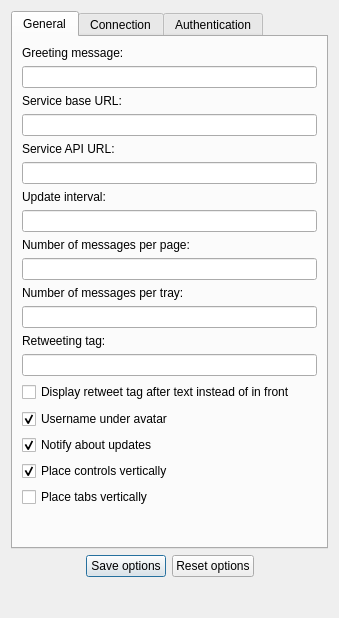
<ui version="4.0" >
 <class>OptionsDialog</class>
 <widget class="QDialog" name="OptionsDialog" >
  <property name="geometry" >
   <rect>
    <x>0</x>
    <y>0</y>
    <width>339</width>
    <height>618</height>
   </rect>
  </property>
  <property name="windowTitle" >
   <string>Options</string>
  </property>
  <layout class="QGridLayout" >
   <item row="0" column="0" >
    <layout class="QVBoxLayout" >
     <item>
      <widget class="QTabWidget" name="tabWidget" >
       <property name="currentIndex" >
        <number>0</number>
       </property>
       <widget class="QWidget" name="tab" >
        <attribute name="title" >
         <string>General</string>
        </attribute>
        <layout class="QGridLayout" >
         <item row="0" column="0" >
          <layout class="QVBoxLayout" >
           <property name="spacing" >
            <number>-1</number>
           </property>
           <item>
            <widget class="QLabel" name="label_11" >
             <property name="text" >
              <string>Greeting message:</string>
             </property>
            </widget>
           </item>
           <item>
            <widget class="QLineEdit" name="greetingMessageLineEdit" />
           </item>
           <item>
            <widget class="QLabel" name="label_5" >
             <property name="text" >
              <string>Service base URL:</string>
             </property>
            </widget>
           </item>
           <item>
            <widget class="QLineEdit" name="serviceBaseURLLineEdit" />
           </item>
           <item>
            <widget class="QLabel" name="label_10" >
             <property name="text" >
              <string>Service API URL:</string>
             </property>
            </widget>
           </item>
           <item>
            <widget class="QLineEdit" name="serviceAPIURLLineEdit" />
           </item>
           <item>
            <widget class="QLabel" name="label_3" >
             <property name="text" >
              <string>Update interval:</string>
             </property>
             <property name="buddy" >
              <cstring>intervalLineEdit</cstring>
             </property>
            </widget>
           </item>
           <item>
            <widget class="QLineEdit" name="intervalLineEdit" />
           </item>
           <item>
            <widget class="QLabel" name="label_4" >
             <property name="text" >
              <string>Number of messages per page:</string>
             </property>
             <property name="buddy" >
              <cstring>intervalLineEdit</cstring>
             </property>
            </widget>
           </item>
           <item>
            <widget class="QLineEdit" name="messagesPerPageLineEdit" />
           </item>
           <item>
            <widget class="QLabel" name="label_12" >
             <property name="text" >
              <string>Number of messages per tray:</string>
             </property>
             <property name="buddy" >
              <cstring>intervalLineEdit</cstring>
             </property>
            </widget>
           </item>
           <item>
            <widget class="QLineEdit" name="messagesPerTrayLineEdit" />
           </item>
           <item>
            <widget class="QLabel" name="label_13" >
             <property name="text" >
              <string>Retweeting tag:</string>
             </property>
            </widget>
           </item>
           <item>
            <widget class="QLineEdit" name="retweetTagEdit" />
           </item>
           <item>
            <widget class="QCheckBox" name="retweetAtEnd" >
             <property name="text" >
              <string>Display retweet tag after text instead of in front</string>
             </property>
            </widget>
           </item>
           <item>
            <spacer name="verticalSpacer" >
             <property name="orientation" >
              <enum>Qt::Vertical</enum>
             </property>
             <property name="sizeType" >
              <enum>QSizePolicy::Fixed</enum>
             </property>
             <property name="sizeHint" stdset="0" >
              <size>
               <width>20</width>
               <height>1</height>
              </size>
             </property>
            </spacer>
           </item>
           <item>
            <widget class="QCheckBox" name="usernameUnderAvatarCheckBox" >
             <property name="text" >
              <string>Username under avatar</string>
             </property>
             <property name="checked" >
              <bool>true</bool>
             </property>
            </widget>
           </item>
           <item>
            <widget class="QCheckBox" name="updatesNotificationCheckBox" >
             <property name="text" >
              <string>Notify about updates</string>
             </property>
             <property name="checked" >
              <bool>true</bool>
             </property>
            </widget>
           </item>
           <item>
            <widget class="QCheckBox" name="verticalControlCheckBox" >
             <property name="text" >
              <string>Place controls vertically</string>
             </property>
             <property name="checked" >
              <bool>true</bool>
             </property>
            </widget>
           </item>
           <item>
            <widget class="QCheckBox" name="placeTabsVerticallyCheckBox" >
             <property name="text" >
              <string>Place tabs vertically</string>
             </property>
            </widget>
           </item>
          </layout>
         </item>
         <item row="1" column="0" >
          <spacer>
           <property name="orientation" >
            <enum>Qt::Vertical</enum>
           </property>
           <property name="sizeHint" stdset="0" >
            <size>
             <width>20</width>
             <height>40</height>
            </size>
           </property>
          </spacer>
         </item>
        </layout>
       </widget>
       <widget class="QWidget" name="tab_2" >
        <attribute name="title" >
         <string>Connection</string>
        </attribute>
        <layout class="QGridLayout" >
         <item row="0" column="0" >
          <layout class="QVBoxLayout" >
           <item>
            <widget class="QCheckBox" name="useProxyCheckBox" >
             <property name="text" >
              <string>use proxy</string>
             </property>
            </widget>
           </item>
           <item>
            <widget class="QLabel" name="label_8" >
             <property name="text" >
              <string>Proxy address:</string>
             </property>
             <property name="buddy" >
              <cstring>proxyAddressLineEdit</cstring>
             </property>
            </widget>
           </item>
           <item>
            <widget class="QLineEdit" name="proxyAddressLineEdit" />
           </item>
           <item>
            <widget class="QLabel" name="label_9" >
             <property name="text" >
              <string>Proxy port:</string>
             </property>
             <property name="buddy" >
              <cstring>proxyPortLineEdit</cstring>
             </property>
            </widget>
           </item>
           <item>
            <widget class="QLineEdit" name="proxyPortLineEdit" />
           </item>
           <item>
            <widget class="QLabel" name="label_6" >
             <property name="text" >
              <string>Proxy username:</string>
             </property>
             <property name="buddy" >
              <cstring>proxyUsernameLineEdit</cstring>
             </property>
            </widget>
           </item>
           <item>
            <widget class="QLineEdit" name="proxyUsernameLineEdit" />
           </item>
           <item>
            <widget class="QLabel" name="label_7" >
             <property name="text" >
              <string>Proxy password:</string>
             </property>
             <property name="buddy" >
              <cstring>proxyPasswordLineEdit</cstring>
             </property>
            </widget>
           </item>
           <item>
            <widget class="QLineEdit" name="proxyPasswordLineEdit" >
             <property name="echoMode" >
              <enum>QLineEdit::Password</enum>
             </property>
            </widget>
           </item>
           <item>
            <widget class="QCheckBox" name="proxySavePasswordCheckBox" >
             <property name="text" >
              <string>save proxy password</string>
             </property>
            </widget>
           </item>
           <item>
            <spacer>
             <property name="orientation" >
              <enum>Qt::Vertical</enum>
             </property>
             <property name="sizeHint" stdset="0" >
              <size>
               <width>20</width>
               <height>40</height>
              </size>
             </property>
            </spacer>
           </item>
          </layout>
         </item>
        </layout>
       </widget>
       <widget class="QWidget" name="tab_3" >
        <attribute name="title" >
         <string>Authentication</string>
        </attribute>
        <layout class="QGridLayout" >
         <item row="0" column="0" >
          <layout class="QVBoxLayout" >
           <item>
            <widget class="QLabel" name="label" >
             <property name="text" >
              <string>Username or email:</string>
             </property>
             <property name="buddy" >
              <cstring>usernameLineEdit</cstring>
             </property>
            </widget>
           </item>
           <item>
            <widget class="QLineEdit" name="usernameLineEdit" />
           </item>
           <item>
            <widget class="QLabel" name="label_2" >
             <property name="text" >
              <string>Password:</string>
             </property>
             <property name="buddy" >
              <cstring>passwordLineEdit</cstring>
             </property>
            </widget>
           </item>
           <item>
            <widget class="QLineEdit" name="passwordLineEdit" >
             <property name="echoMode" >
              <enum>QLineEdit::Password</enum>
             </property>
            </widget>
           </item>
           <item>
            <widget class="QCheckBox" name="savePasswordCheckBox" >
             <property name="text" >
              <string>save password</string>
             </property>
            </widget>
           </item>
           <item>
            <spacer>
             <property name="orientation" >
              <enum>Qt::Vertical</enum>
             </property>
             <property name="sizeHint" stdset="0" >
              <size>
               <width>20</width>
               <height>40</height>
              </size>
             </property>
            </spacer>
           </item>
          </layout>
         </item>
        </layout>
       </widget>
      </widget>
     </item>
     <item>
      <layout class="QVBoxLayout" >
       <item>
        <layout class="QHBoxLayout" >
         <item>
          <spacer>
           <property name="orientation" >
            <enum>Qt::Horizontal</enum>
           </property>
           <property name="sizeHint" stdset="0" >
            <size>
             <width>40</width>
             <height>20</height>
            </size>
           </property>
          </spacer>
         </item>
         <item>
          <layout class="QHBoxLayout" >
           <item>
            <widget class="QPushButton" name="savePushButton" >
             <property name="text" >
              <string>Save options</string>
             </property>
            </widget>
           </item>
           <item>
            <widget class="QPushButton" name="resetPushButton" >
             <property name="text" >
              <string>Reset options</string>
             </property>
            </widget>
           </item>
          </layout>
         </item>
         <item>
          <spacer>
           <property name="orientation" >
            <enum>Qt::Horizontal</enum>
           </property>
           <property name="sizeHint" stdset="0" >
            <size>
             <width>40</width>
             <height>20</height>
            </size>
           </property>
          </spacer>
         </item>
        </layout>
       </item>
       <item>
        <spacer>
         <property name="orientation" >
          <enum>Qt::Vertical</enum>
         </property>
         <property name="sizeHint" stdset="0" >
          <size>
           <width>20</width>
           <height>40</height>
          </size>
         </property>
        </spacer>
       </item>
      </layout>
     </item>
    </layout>
   </item>
  </layout>
 </widget>
 <resources/>
 <connections/>
</ui>
